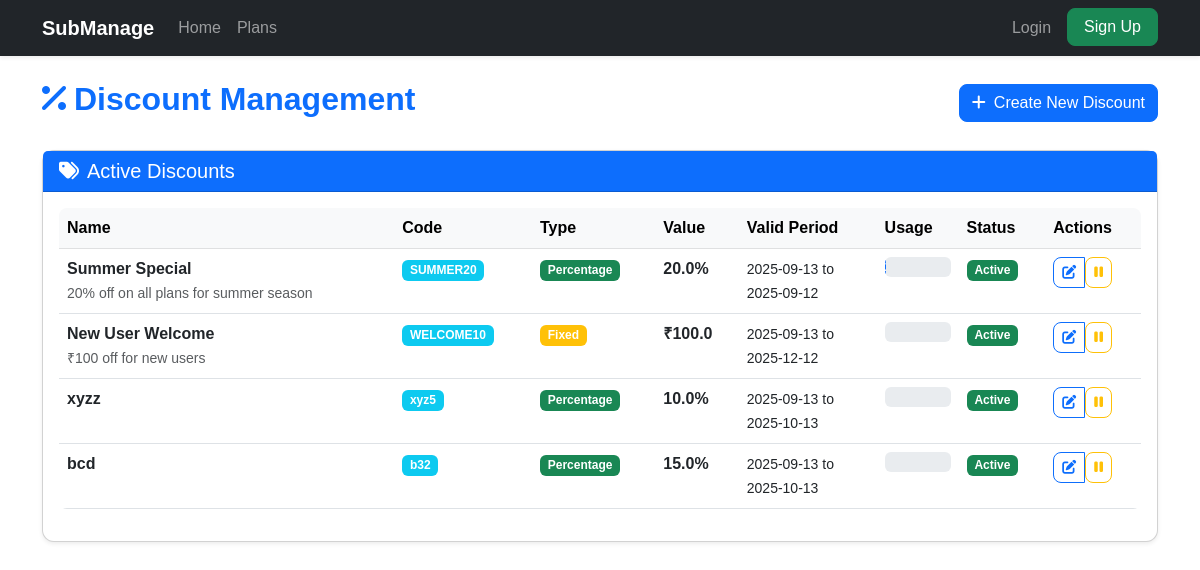
/admin/discounts (signed in), run on the app's committed database.
### app.py (models this page shows)
class Discount(db.Model):
    id = db.Column(db.Integer, primary_key=True)
    name = db.Column(db.String(120), nullable=False)
    code = db.Column(db.String(50), unique=True, nullable=False)
    discount_type = db.Column(db.String(20), nullable=False)  # 'percentage' or 'fixed'
    discount_value = db.Column(db.Float, nullable=False)
    min_amount = db.Column(db.Float, default=0.0)
    max_discount = db.Column(db.Float)
    valid_from = db.Column(db.DateTime, nullable=False)
    valid_until = db.Column(db.DateTime, nullable=False)
    usage_limit = db.Column(db.Integer, default=None)  # None for unlimited
    used_count = db.Column(db.Integer, default=0)
    active = db.Column(db.Boolean, default=True)
    description = db.Column(db.String(500))

### app.py (the view)
@app.route('/admin/discounts')
def list_discounts():
    user = current_user()
    if not user or user.role != 'admin':
        return redirect(url_for('login'))
    discounts = Discount.query.all()
    return render_template('admin_discounts.html', discounts=discounts)

### app.py (called while the page is built)
def current_user():
    uid = session.get('user_id')
    if not uid:
        return None
    return User.query.get(uid)

### templates/admin_discounts.html (shortened to what this page needs)
{% extends "base.html" %}
{% block content %}
<div class="container py-4">
  <div class="row">
    <div class="col-12">
      <div class="d-flex justify-content-between align-items-center mb-4">
        <h2 class="fw-bold text-primary">
          <i class="fa fa-percentage me-2"></i>Discount Management
        </h2>
        <a href="{{ url_for('create_discount') }}" class="btn btn-primary">
          <i class="fa fa-plus me-2"></i>Create New Discount
        </a>
      </div>
    </div>
  </div>
  <div class="row">
    <div class="col-12">
      <div class="card shadow-sm">
        <div class="card-header bg-primary text-white">
          <h5 class="mb-0">
            <i class="fa fa-tags me-2"></i>Active Discounts
          </h5>
        </div>
        <div class="card-body">
          {% if discounts %}
            <div class="table-responsive">
              <table class="table table-hover">
                <thead class="table-light">
                  <tr>
                    <th>Name</th>
                    <th>Code</th>
                    <th>Type</th>
                    <th>Value</th>
                    <th>Valid Period</th>
                    <th>Usage</th>
                    <th>Status</th>
                    <th>Actions</th>
                  </tr>
                </thead>
                <tbody>
                  {% for discount in discounts %}
                    <tr>
                      <td>
                        <div class="fw-bold">{{ discount.name }}</div>
                        <small class="text-muted">{{ discount.description }}</small>
                      </td>
                      <td>
                        <span class="badge bg-info">{{ discount.code }}</span>
                      </td>
                      <td>
                        <span class="badge {% if discount.discount_type == 'percentage' %}bg-success{% else %}bg-warning{% endif %}">
                          {{ discount.discount_type.title() }}
                        </span>
                      </td>
                      <td class="fw-bold">
                        {% if discount.discount_type == 'percentage' %}
                          {{ discount.discount_value }}%
                        {% else %}
                          ₹{{ discount.discount_value }}
                        {% endif %}
                      </td>
                      <td>
                        <small>
                          {{ discount.valid_from.strftime('%Y-%m-%d') }} to<br>
                          {{ discount.valid_until.strftime('%Y-%m-%d') }}
                        </small>
                      </td>
                      <td>
                        <div class="progress" style="height: 20px;">
                          {% set usage_percent = (discount.used_count / discount.usage_limit * 100) if discount.usage_limit else 0 %}
                        </div>
                      </td>
                      <td>
                        <span class="badge {% if discount.active %}bg-success{% else %}bg-secondary{% endif %}">
                          {% if discount.active %}Active{% else %}Inactive{% endif %}
                        </span>
                      </td>
                      <td>
                        <div class="btn-group" role="group">
                          <a href="{{ url_for('edit_discount', discount_id=discount.id) }}" class="btn btn-sm btn-outline-primary">
                            <i class="fa fa-edit"></i>
                          </a>
                          <form style="display:inline" method="post" action="{{ url_for('toggle_discount', discount_id=discount.id) }}">
                            <button class="btn btn-sm {% if discount.active %}btn-outline-warning{% else %}btn-outline-success{% endif %}"
                                    onclick="return confirm('Are you sure you want to {% if discount.active %}deactivate{% else %}activate{% endif %} this discount?')">
                              <i class="fa fa-{% if discount.active %}pause{% else %}play{% endif %}"></i>
                            </button>
                          </form>
                        </div>
                      </td>
                    </tr>
                  {% endfor %}
                </tbody>
              </table>
            </div>
          {% endif %}
        </div>
      </div>
    </div>
  </div>
</div>
{% endblock %}

### templates/base.html (style rules this page uses)
body { font-family: "Poppins", sans-serif; }
.btn { border-radius: 8px; }
.card { border-radius: 12px; box-shadow: 0 2px 10px rgba(0,0,0,0.1); }
.table { border-radius: 8px; overflow: hidden; }

### data on the page
Discount: name "Summer Special", description "20% off on all plans for summer season", code "SUMMER20", discount_type "Percentage", discount_value "20.0", valid_from "2025-09-13", valid_until "2025-09-12", active "Active"
Discount: name "New User Welcome", description "₹100 off for new users", code "WELCOME10", discount_type "Fixed", discount_value "100.0", valid_from "2025-09-13", valid_until "2025-12-12", active "Active"
Discount: name "xyzz", code "xyz5", discount_type "Percentage", discount_value "10.0", valid_from "2025-09-13", valid_until "2025-10-13", active "Active"
Discount: name "bcd", code "b32", discount_type "Percentage", discount_value "15.0", valid_from "2025-09-13", valid_until "2025-10-13", active "Active"
